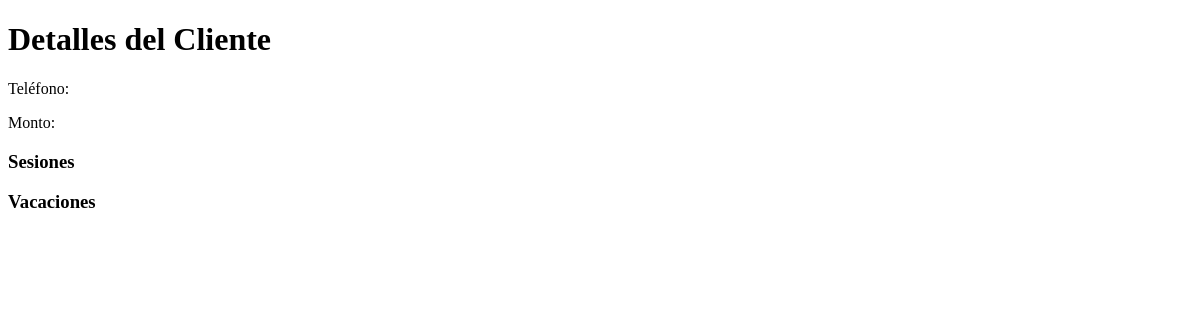
The app's page /cliente/gago, older data.
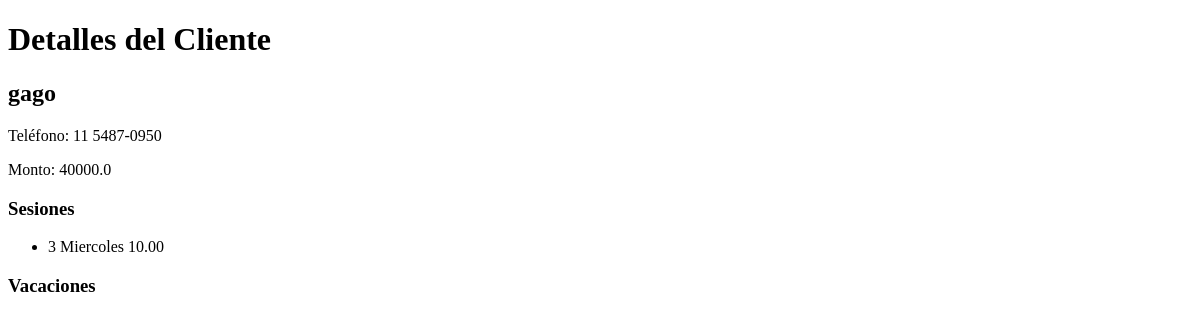
The same page, newer data.
### tables this page shows
CREATE TABLE Clientes (
    nombre_completo TEXT PRIMARY KEY,
    telefono TEXT,
    monto REAL
, pagos TEXT DEFAULT 'No', asistencia TEXT DEFAULT 'No', monto_sumado BOOLEAN DEFAULT 0, total_mensual REAL DEFAULT 0);

CREATE TABLE Sesiones (
    id INTEGER PRIMARY KEY AUTOINCREMENT,
    cliente_nombre TEXT,
    dia_semana TEXT,
    hora TEXT,
    estado TEXT, minuto TEXT,
    FOREIGN KEY (cliente_nombre) REFERENCES Clientes(nombre_completo)
);

### app.py (the view)
@app.route('/cliente/<string:nombre>')
def cliente(nombre):
    conn = get_db_connection()
    cliente = conn.execute('SELECT * FROM Clientes WHERE nombre_completo = ?', (nombre,)).fetchone()
    sesiones = conn.execute('SELECT * FROM Sesiones WHERE cliente_nombre = ?', (nombre,)).fetchall()
    vacaciones = conn.execute('SELECT * FROM Vacaciones WHERE cliente_nombre = ?', (nombre,)).fetchall()
    conn.close()
    return render_template('cliente.html', cliente=cliente, sesiones=sesiones, vacaciones=vacaciones)

### app.py (called while the page is built)
def get_db_connection():
    conn = sqlite3.connect('proyecto.db')
    conn.row_factory = sqlite3.Row
    return conn

### templates/cliente.html (shortened to what this page needs)
<!doctype html>
<html lang="en">
<head>
</head>
<body>
    <h1>Detalles del Cliente</h1>
    <h2>{{ cliente.nombre_completo }}</h2>
    <p>Teléfono: {{ cliente.telefono }}</p>
    <p>Monto: {{ cliente.monto }}</p>
    <h3>Sesiones</h3>
    <ul>
        {% for sesion in sesiones %}
            <li>{{ sesion.dia_semana }} {{ sesion.hora }}</li>
        {% endfor %}
    </ul>
    <h3>Vacaciones</h3>
</body>
</html>

Row changes from the older to the newer data that the page shows:
added Clientes: nombre_completo "gago", telefono "11 5487-0950", monto "40000.0"
added Sesiones: dia_semana "3 Miercoles", hora "10.00"
